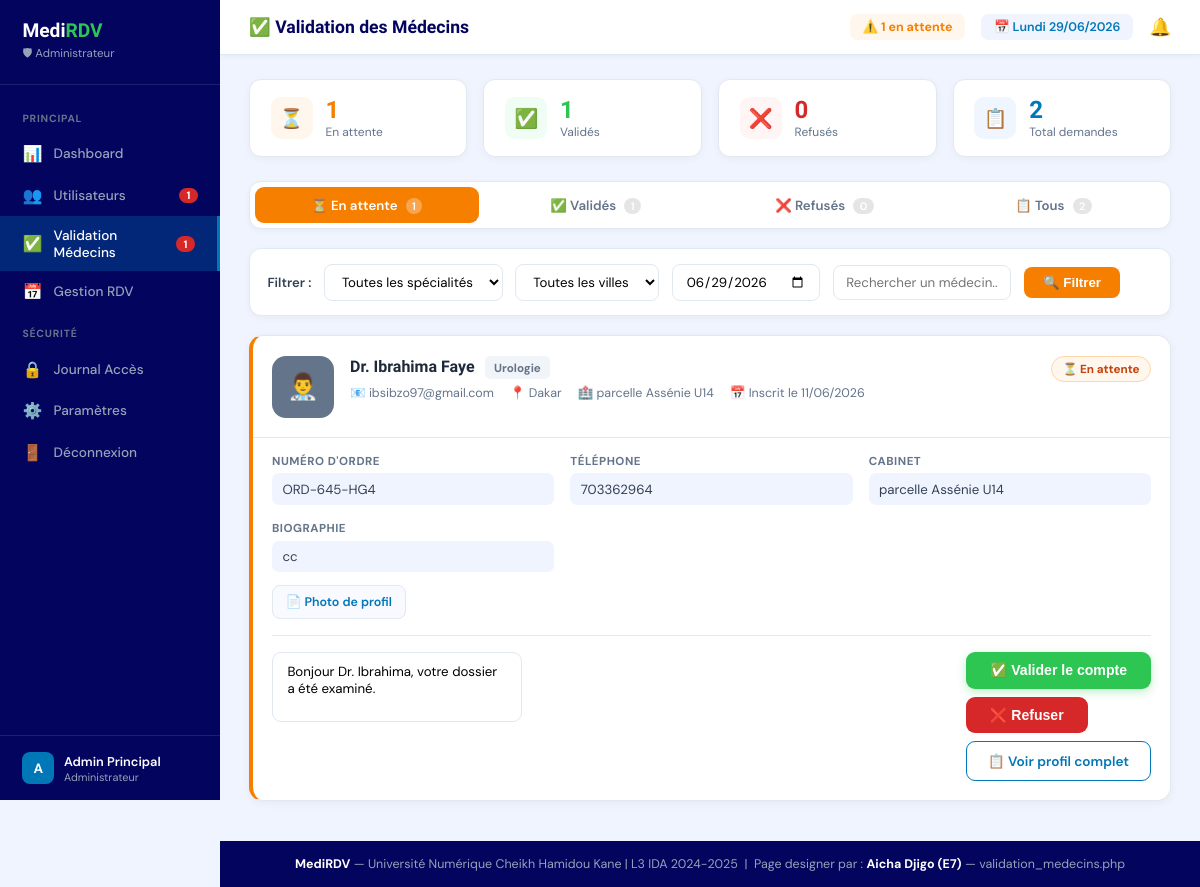
The app's page /pages/validation_medecins.php (signed in) with its own data.
### tables this page shows
CREATE TABLE IF NOT EXISTS `medecins` (
  `id` int NOT NULL AUTO_INCREMENT,
  `nom` varchar(100) NOT NULL,
  `prenom` varchar(100) NOT NULL,
  `email` varchar(150) NOT NULL,
  `mot_de_passe` varchar(255) NOT NULL,
  `specialite` varchar(100) NOT NULL,
  `num_ordre` varchar(50) NOT NULL,
  `cabinet` varchar(200) NOT NULL,
  `ville` varchar(100) NOT NULL,
  `telephone` varchar(20) DEFAULT NULL,
  `photo` varchar(255) DEFAULT NULL,
  `biographie` text,
  `statut` enum('en_attente','valide','refuse','suspendu') DEFAULT 'en_attente',
  `date_inscription` timestamp NULL DEFAULT CURRENT_TIMESTAMP,
  PRIMARY KEY (`id`),
  UNIQUE KEY `email` (`email`),
  UNIQUE KEY `num_ordre` (`num_ordre`)
);

### pages/validation_medecins.php (the view, shortened to what this page needs)
<?php
require_once __DIR__ . '/../includes/connexion.php';
$admin_id = $_SESSION['user_id'];
$stmt = $pdo->prepare("SELECT * FROM admins WHERE id = :id LIMIT 1");
$stmt->execute([':id' => $admin_id]);
$admin = $stmt->fetch(PDO::FETCH_ASSOC);
$filtre_statut = $_GET['statut'] ?? 'en_attente';
$stats = [
    'en_attente' => $pdo->query("SELECT COUNT(*) FROM medecins WHERE statut = 'en_attente'")->fetchColumn(),
    'valide' => $pdo->query("SELECT COUNT(*) FROM medecins WHERE statut = 'valide'")->fetchColumn(),
    'refuse' => $pdo->query("SELECT COUNT(*) FROM medecins WHERE statut = 'refuse'")->fetchColumn(),
    'total' => $pdo->query("SELECT COUNT(*) FROM medecins")->fetchColumn(),
];
$sql = "SELECT * FROM medecins";
if ($filtre_statut !== 'tous') {
    $sql .= " WHERE statut = :statut";
}
$sql .= " ORDER BY date_inscription DESC";
$stmt = $pdo->prepare($sql);
if ($filtre_statut !== 'tous') {
    $stmt->execute([':statut' => $filtre_statut]);
} else {
    $stmt->execute();
}
$medecins = $stmt->fetchAll(PDO::FETCH_ASSOC);
$initiales = strtoupper(substr($admin['nom'], 0, 1));
$date_actuelle = date('d/m/Y');
$jours_fr = ['Monday'=>'Lundi','Tuesday'=>'Mardi','Wednesday'=>'Mercredi',
             'Thursday'=>'Jeudi','Friday'=>'Vendredi','Saturday'=>'Samedi','Sunday'=>'Dimanche'];
$jour_actuel = $jours_fr[date('l')];
$couleurs_spec = [
    'Cardiologie' => ['bg' => '#EFF6FF', 'color' => '#0077B6'],
    'Pédiatrie' => ['bg' => '#FDF4FF', 'color' => '#7209B7'],
    'Dermatologie' => ['bg' => '#FFF7ED', 'color' => '#F77F00'],
    'Gynécologie' => ['bg' => '#F0FDF4', 'color' => '#006D77'],
    'Neurologie' => ['bg' => '#EEF0FF', 'color' => '#3A0CA3'],
    'default' => ['bg' => '#F1F5F9', 'color' => '#64748B'],
];
?>
<!DOCTYPE html>
<html lang="fr">
<head>
    <link rel="stylesheet" href="https://cdnjs.cloudflare.com/ajax/libs/font-awesome/6.4.0/css/all.min.css">
</head>
<body>
<div class="admin-sidebar" id="sidebar">
    <div class="sidebar-logo">
        <div class="logo">Medi<span>RDV</span></div>
        <div class="role">🛡 Administrateur</div>
    </div>
    <nav class="sidebar-nav">
        <div class="nav-section">Principal</div>
        <a href="dashboard_admin.php" class="nav-item">
            <span class="icon">📊</span> Dashboard
        </a>
        <a href="gestion_users.php" class="nav-item">
            <span class="icon">👥</span> Utilisateurs
            <span class="badge"><?=$stats['en_attente']?></span>
        </a>
        <a href="validation_medecins.php" class="nav-item active">
            <span class="icon">✅</span> Validation Médecins
            <span class="badge"><?=$stats['en_attente']?></span>
        </a>
        <a href="gestion_rdv.php" class="nav-item">
            <span class="icon">📅</span> Gestion RDV
        </a>
        <div class="nav-section">Sécurité</div>
        <a href="securite.php" class="nav-item">
            <span class="icon">🔒</span> Journal Accès
        </a>
        <a href="securite.php" class="nav-item">
            <span class="icon">⚙️</span> Paramètres
        </a>
        <a href="logout.php" class="nav-item">
            <span class="icon">🚪</span> Déconnexion
        </a>
    </nav>
    <div class="sidebar-footer">
        <div style="display:flex;align-items:center;gap:.6rem">
            <div class="admin-av"><?=$initiales?></div>
            <div>
                <div class="admin-name"><?=htmlspecialchars($admin['nom'])?></div>
                <div class="admin-role">Administrateur</div>
            </div>
        </div>
    </div>
</div>
<div class="main-content">
    <div class="top-bar">
        <div style="display:flex;align-items:center;gap:1rem;">
            <h2>✅ Validation des Médecins</h2>
        </div>
        <div class="top-right">
            <?php if($stats['en_attente'] > 0): ?>
                <span style="background:#FFF7ED;color:var(--orange);padding:.3rem .8rem;border-radius:7px;font-size:.78rem;font-weight:700">
                    ⚠️ <?=$stats['en_attente']?> en attente
                </span>
            <?php endif; ?>
            <div class="date-badge">📅 <?=$jour_actuel?> <?=$date_actuelle?></div>
            <a href="notifications.php" class="notif-btn">
                🔔
            </a>
        </div>
    </div>
    <div class="page-content">
        <div class="stats-row">
            <div class="st-card">
                <div class="st-icon" style="background:#FFF7ED">⏳</div>
                <div>
                    <div class="st-num" style="color:var(--orange)"><?=$stats['en_attente']?></div>
                    <div class="st-lbl">En attente</div>
                </div>
            </div>
            <div class="st-card">
                <div class="st-icon" style="background:#F0FDF4">✅</div>
                <div>
                    <div class="st-num" style="color:var(--green)"><?=$stats['valide']?></div>
                    <div class="st-lbl">Validés</div>
                </div>
            </div>
            <div class="st-card">
                <div class="st-icon" style="background:#FFF5F5">❌</div>
                <div>
                    <div class="st-num" style="color:var(--red)"><?=$stats['refuse']?></div>
                    <div class="st-lbl">Refusés</div>
                </div>
            </div>
            <div class="st-card">
                <div class="st-icon" style="background:#EFF6FF">📋</div>
                <div>
                    <div class="st-num" style="color:var(--blue)"><?=$stats['total']?></div>
                    <div class="st-lbl">Total demandes</div>
                </div>
            </div>
        </div>
        <div class="tabs">
            <a href="?statut=en_attente" class="tab <?=$filtre_statut==='en_attente'?'active':''?>">
                ⏳ En attente <span class="cnt"><?=$stats['en_attente']?></span>
            </a>
            <a href="?statut=valide" class="tab <?=$filtre_statut==='valide'?'active':''?>">
                ✅ Validés <span class="cnt" style="background:rgba(0,0,0,.1)"><?=$stats['valide']?></span>
            </a>
            <a href="?statut=refuse" class="tab <?=$filtre_statut==='refuse'?'active':''?>">
                ❌ Refusés <span class="cnt" style="background:rgba(0,0,0,.1)"><?=$stats['refuse']?></span>
            </a>
            <a href="?statut=tous" class="tab <?=$filtre_statut==='tous'?'active':''?>">
                📋 Tous <span class="cnt" style="background:rgba(0,0,0,.1)"><?=$stats['total']?></span>
            </a>
        </div>
        <div class="filter-bar">
            <span style="font-size:.82rem;font-weight:600;color:#334155">Filtrer :</span>
            <select>
                <option>Toutes les spécialités</option>
            </select>
            <select>
                <option>Toutes les villes</option>
            </select>
            <input type="date" value="<?=date('Y-m-d')?>">
            <input type="text" placeholder="Rechercher un médecin...">
            <button class="filter-btn">🔍 Filtrer</button>
        </div>
        <?php if(empty($medecins)): ?>
            <div style="background:#fff;border-radius:14px;padding:2rem;text-align:center;color:var(--gray);border:1px solid var(--lgray);">
                <div style="font-size:3rem;margin-bottom:1rem;">📭</div>
                <p style="font-size:1rem;font-weight:600;">Aucun médecin dans cette catégorie</p>
                <p style="font-size:.85rem;margin-top:.3rem;">Aucune demande en attente pour le moment.</p>
            </div>
        <?php else: ?>
            <?php foreach($medecins as $medecin):
                $is_urgent = $medecin['statut'] === 'en_attente';
                $couleur_spec = $couleurs_spec[$medecin['specialite']] ?? $couleurs_spec['default'];
                $badge_class = $medecin['statut'] === 'en_attente' ? 'badge-att' : ($medecin['statut'] === 'valide' ? 'badge-val' : 'badge-ref');
                $badge_label = $medecin['statut'] === 'en_attente' ? '⏳ En attente' : ($medecin['statut'] === 'valide' ? '✅ Validé' : '❌ Refusé');
            ?>
                <div class="med-card <?=$is_urgent?'urgent':''?>">
                    <div class="med-header">
                        <div class="med-avatar" style="background:<?=$couleur_spec['color']?>">👨‍⚕️</div>
                        <div class="med-info">
                            <div>
                                <span class="med-name">Dr. <?=htmlspecialchars($medecin['prenom'].' '.$medecin['nom'])?></span>
                                <span class="med-spec" style="background:<?=$couleur_spec['bg']?>;color:<?=$couleur_spec['color']?>">
                                    <?=htmlspecialchars($medecin['specialite'])?>
                                </span>
                            </div>
                            <div class="med-meta">
                                <span>📧 <?=htmlspecialchars($medecin['email'])?></span>
                                <span>📍 <?=htmlspecialchars($medecin['ville'])?></span>
                                <?php if(!empty($medecin['cabinet'])): ?>
                                    <span>🏥 <?=htmlspecialchars($medecin['cabinet'])?></span>
                                <?php endif; ?>
                                <span>📅 Inscrit le <?=date('d/m/Y', strtotime($medecin['date_inscription']))?></span>
                            </div>
                        </div>
                        <div class="med-status">
                            <span class="<?=$badge_class?>"><?=$badge_label?></span>
                        </div>
                    </div>
                    <?php if($medecin['statut'] === 'en_attente'): ?>
                    <div class="med-detail">
                        <div class="detail-grid">
                            <div class="d-block">
                                <h6>Numéro d'ordre</h6>
                                <p><?=htmlspecialchars($medecin['num_ordre'])?></p>
                            </div>
                            <div class="d-block">
                                <h6>Téléphone</h6>
                                <p><?=htmlspecialchars($medecin['telephone'] ?: 'Non renseigné')?></p>
                            </div>
                            <div class="d-block">
                                <h6>Cabinet</h6>
                                <p><?=htmlspecialchars($medecin['cabinet'] ?: 'Non renseigné')?></p>
                            </div>
                            <?php if(!empty($medecin['biographie'])): ?>
                            <div class="d-block">
                                <h6>Biographie</h6>
                                <p><?=htmlspecialchars(mb_substr($medecin['biographie'], 0, 100)).(mb_strlen($medecin['biographie'])>100?'...':'')?></p>
                            </div>
                            <?php endif; ?>
                        </div>
                        <?php if(!empty($medecin['photo'])): ?>
                        <div class="docs-row">
                            <div class="doc-preview">📄 Photo de profil</div>
                        </div>
                        <?php endif; ?>
                        <div class="action-panel">
                            <form method="POST" action="validation_medecins.php" style="flex:1;min-width:250px;">
                                <textarea name="message" placeholder="Message optionnel pour le médecin (raison validation ou refus)...">Bonjour Dr. <?=htmlspecialchars($medecin['prenom'])?>, votre dossier a été examiné.</textarea>
                            </form>
                            <div class="panel-btns">
                                <form method="POST" action="validation_medecins.php" style="display:inline;">
                                    <button type="submit" class="btn-val">✅ Valider le compte</button>
                                </form>
                                <form method="POST" action="validation_medecins.php" style="display:inline;">
                                    <button type="submit" class="btn-ref" onclick="return confirm('Êtes-vous sûr de vouloir refuser ce médecin ?')">❌ Refuser</button>
                                </form>
                                <a href="profil_medecin.php?id=<?=$medecin['id']?>" class="btn-info">📋 Voir profil complet</a>
                            </div>
                        </div>
                    </div>
                    <?php endif; ?>
                </div>
            <?php endforeach; ?>
        <?php endif; ?>
    </div>
    <footer>
        <p>
            <strong>MediRDV</strong> — Université Numérique Cheikh Hamidou Kane | L3 IDA 2024-2025
            &nbsp;|&nbsp; Page designer par : <strong>Aicha Djigo (E7)</strong> — validation_medecins.php
        </p>
    </footer>
</div>
</body>
</html>

### records on screen
medecins: prenom+nom "Ibrahima Faye", specialite "Urologie", email "ibsibzo97@gmail.com", ville "Dakar", cabinet "parcelle Assénie U14", date_inscription "11/06/2026", statut "⏳ En attente", num_ordre "ORD-645-HG4", telephone "703362964", biographie "cc", shows "📄 Photo de profil", message "Bonjour Dr. Ibrahima, votre dossier a été examiné."

### other values on screen
$stats['en_attente'] "1"
$initiales "A"
$admin['nom'] "Admin Principal"
$stats['valide'] "1"
$stats['refuse'] "0"
$stats['total'] "2"
